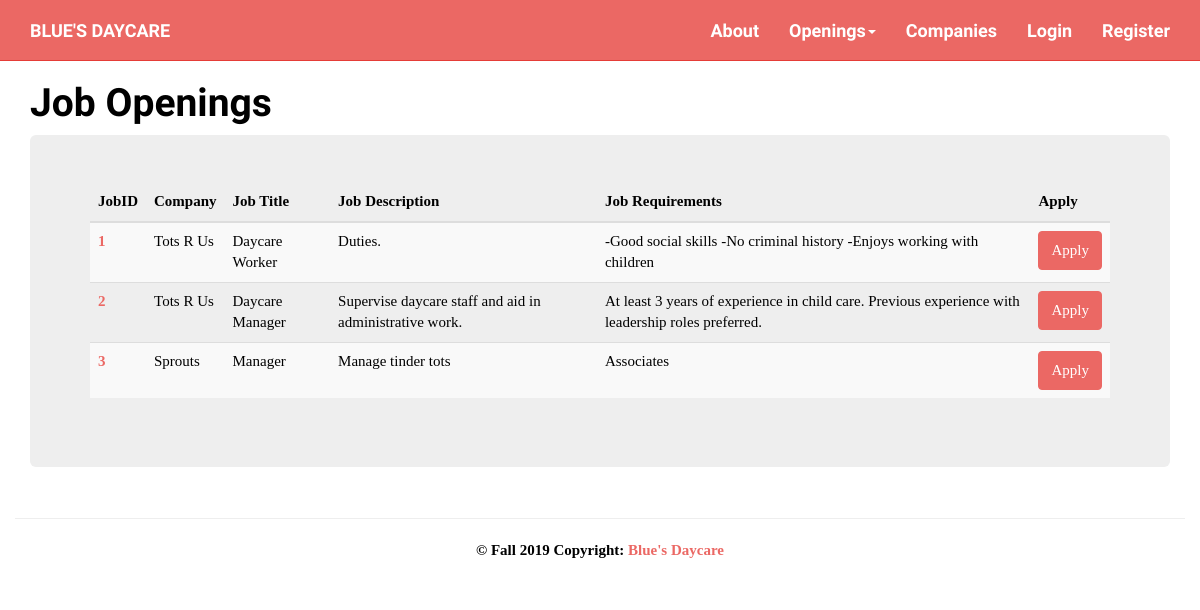
The page /index.php?action=viewJobs on the database as committed earlier.
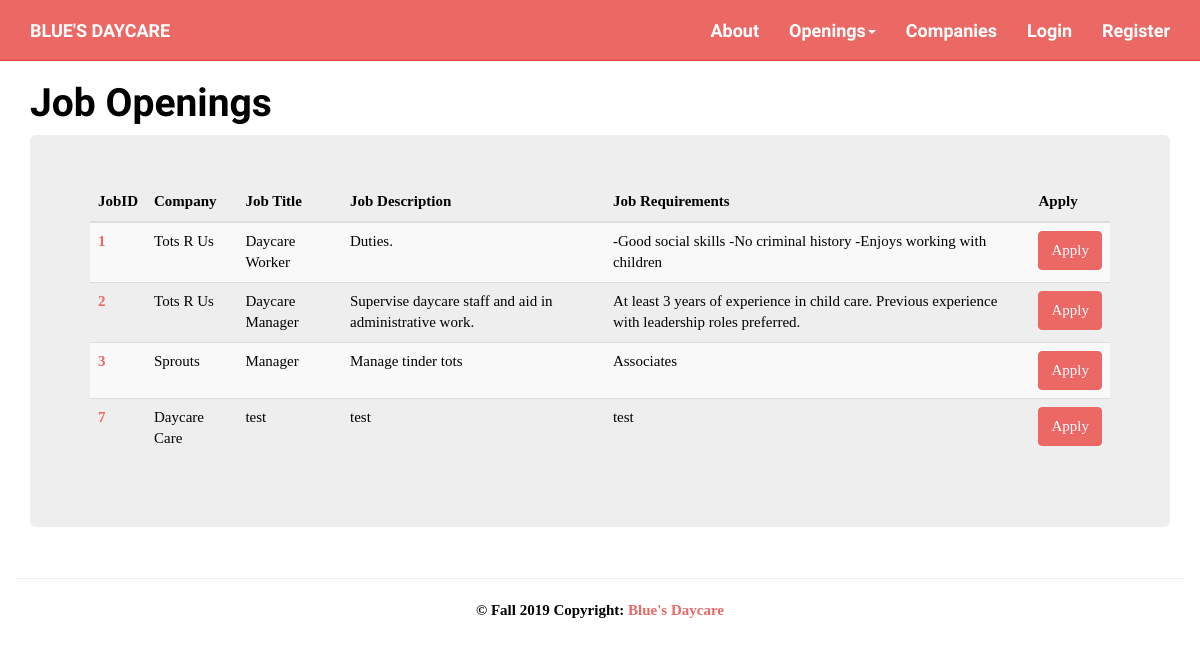
The same page on the database as committed later.
### tables this page shows
CREATE TABLE `job` (
  `jobID` int(11) NOT NULL,
  `companyID` int(11) NOT NULL,
  `jobName` varchar(50) DEFAULT NULL,
  `jobDescription` varchar(500) DEFAULT NULL,
  `jobRequirements` varchar(500) DEFAULT NULL,
  `applicationSlots` int(11) DEFAULT NULL,
  `status` varchar(15) NOT NULL DEFAULT 'open'
);

CREATE TABLE `company` (
  `companyID` int(11) NOT NULL,
  `companyName` varchar(100) NOT NULL,
  `employeeCount` int(11) NOT NULL DEFAULT '1',
  `childCapacity` int(11) NOT NULL DEFAULT '0',
  `childrenEnrolled` int(11) NOT NULL DEFAULT '0',
  `overallRating` float DEFAULT '0',
  `ownerID` int(11) NOT NULL,
  `companyImage` varchar(50) DEFAULT 'images/default-company.jpg'
);

### models/job_db.php (called while the page is built, shortened)
<?php
class job_db {
    public static function select_all() {
        $db = Database::getDB();
        $status="open";
        $query='SELECT * from job JOIN company ON
            job.companyID=company.companyID
            WHERE job.status = :status
            ORDER by job.jobID asc'
            ;
        $statement = $db->prepare($query);
        $statement->bindValue(':status', $status);
        $statement->execute();
        $rows = $statement->fetchAll();
        return $rows;
    }
}

### views/viewJobs.php (the view, shortened to what this page needs)
<!DOCTYPE html>
<html>
    <head>
        <?php include ('css/css.php'); ?>
    </head>
    <body>
        <?php include ('nav.php'); ?>
        <div class="container" >
            <h1>Job Openings</h1>
            <div class="jumbotron">
<table class="table table-striped table-hover">
  <thead>
    <tr>
      <th scope="col">JobID</th>
      <th scope="col">Company</th>
      <th scope="col">Job Title</th>
      <th scope="col">Job Description</th>
      <th scope="col">Job Requirements</th>
      <th scope="col">Apply</th>
    </tr>
  </thead>
  <tbody>
      <?php foreach ($jobs as $j) : ?>
    <tr>
      <th scope="row"><a href="index.php?action=viewJob&amp;id=<?php echo $j[0]; ?>">
                                <?php  echo $j[0]; ?>
                            </a></th>
      <td><?php echo $j["companyName"] ; ?></td>
      <td><?php echo $j["jobName"] ; ?></td>
      <td><?php echo $j["jobDescription"] ; ?></td>
      <td><?php echo $j["jobRequirements"] ; ?></td>
          <td><form action="index.php" method="post">
                  <input type="submit" class="btn btn-primary btn-sml" value="Apply">
              </form>
          </td>
    </tr>
    <?php endforeach; ?>
  </tbody>
</table>
            </div>
        </div>
            <?php include ('footer.php'); ?>
    </body>
</html>

Rows that differ between the two databases and show on the page:
now on this page (row edited): job: jobID "7", companyID.companyName "Daycare Care", jobName "test", jobDescription "test", jobRequirements "test"
